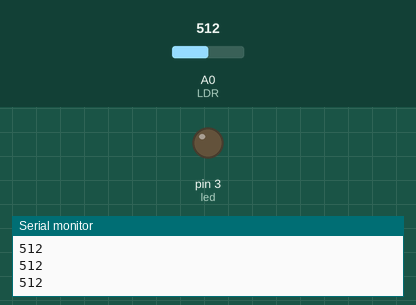
The sketch below on a simulated Arduino Uno, built with avr-gcc and run on an emulated ATmega328P. Parts: output pins drawn as LEDs (lit = HIGH), the last lines printed to the serial monitor. The test bench sets the inputs (shaded band); at power-on: A0 (LDR) = 512.

Above: at 1.2 s.
1.3 s: A0 (LDR) set to 209
2.8 s: A0 (LDR) set to 181
At 4.1 s:
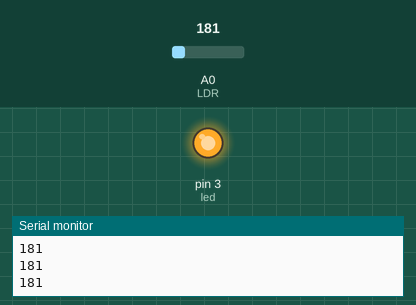
4.4 s: A0 (LDR) set to 210
At 5.6 s:
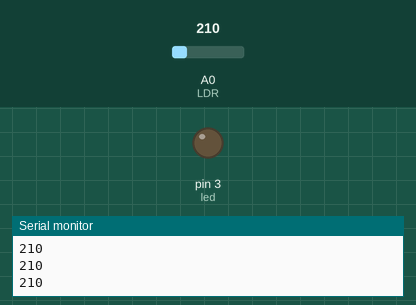
6.0 s: A0 (LDR) set to 190
At 6.9 s:
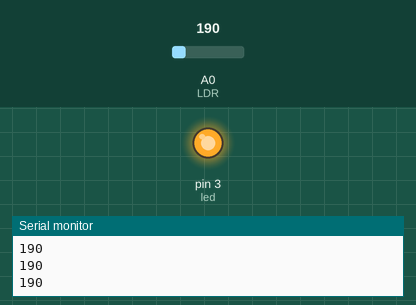
Timing chart, 0 to 8.6 s (numbered marks = the images above; inputs shaded):
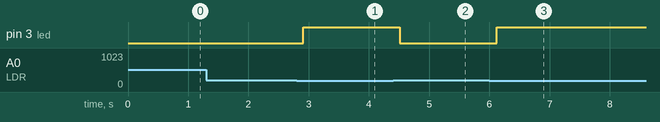

The sketch:

LDR.ino
```cpp
#define led 3 //3.Pinde LED olduğunu tanımlıyoruz
void setup() {
    pinMode(led,OUTPUT); //LED'in çıkış elemanı olduğunu belirtiyoruz
    Serial.begin(9600); //9600 Baundluk bir seri haberleşme başlatıyoruz
}
void loop() {
  int isik = analogRead(A0); //Işık değişkenini A0 pinindeki LDR ile okuyoruz
  Serial.println(isik); //Okunan değeri seri iletişim ekranına yansıtıyoruz
  delay(100);
  if(isik<200)// if döngüsü başlatıyoruz gelen ölçülen değerin bizim belirlediğimiz değerin altında veya üstünde olma durumunu kontrol ediyoruz.
  {
   digitalWrite(led, HIGH); // Eğer ki gelen ışık düzeyi 200 de fazla ise LED’imizi aktif ediyoruz.
  }
  else
  {
   digitalWrite(led, LOW); // Eğer ki gelen ışık düzeyi 200 den fazla ise LED’imizi pasif durumuna çekiyoruz.
  }
}
```

Measured:
- the behaviour switches between 200 and 199 on A0 (LDR) (found by bisection; images 0 and 1)
- after the input at 2.8 s, pin 3 (led): LOW → HIGH after 0.11 s
- after the input at 4.4 s, pin 3 (led): HIGH → LOW after 0.11 s
- after the input at 6.0 s, pin 3 (led): LOW → HIGH after 0.12 s
